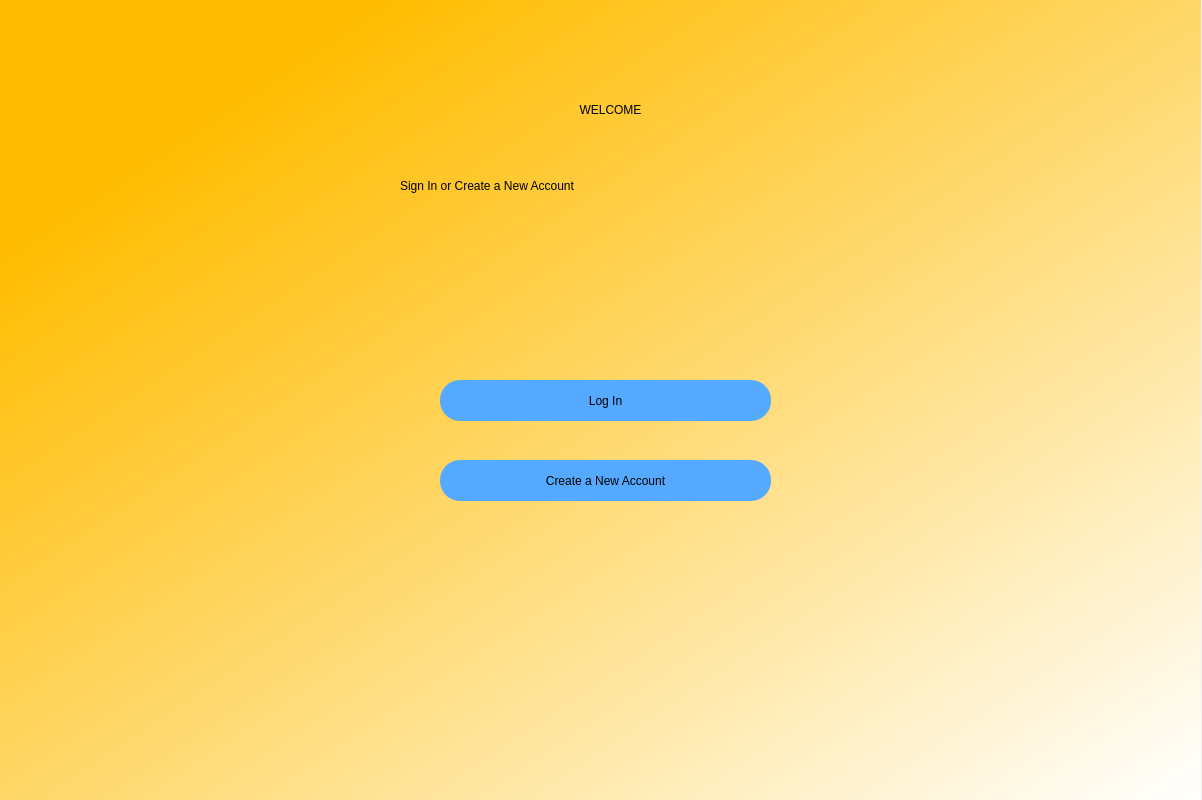
<?xml version="1.0" encoding="UTF-8"?>
<ui version="4.0">
 <class>Dialog</class>
 <widget class="QDialog" name="Dialog">
  <property name="geometry">
   <rect>
    <x>0</x>
    <y>0</y>
    <width>1202</width>
    <height>800</height>
   </rect>
  </property>
  <property name="windowTitle">
   <string>Dialog</string>
  </property>
  <widget class="QWidget" name="widget" native="true">
   <property name="geometry">
    <rect>
     <x>0</x>
     <y>0</y>
     <width>1201</width>
     <height>801</height>
    </rect>
   </property>
   <property name="styleSheet">
    <string notr="true">QWidget#widget{
background-color:qlineargradient(spread:pad, x1:0, y1:0, x2:1, y2:1, stop:0.159898 rgba(255, 188, 0, 255), stop:1 rgba(255, 255, 255, 255));}</string>
   </property>
   <widget class="QLabel" name="label">
    <property name="geometry">
     <rect>
      <x>250</x>
      <y>30</y>
      <width>721</width>
      <height>161</height>
     </rect>
    </property>
    <property name="styleSheet">
     <string notr="true">font: 36pt &quot;MS Shell Dlg 2&quot;;
</string>
    </property>
    <property name="text">
     <string>&lt;html&gt;&lt;head/&gt;&lt;body&gt;&lt;p align=&quot;center&quot;&gt;WELCOME&lt;/p&gt;&lt;/body&gt;&lt;/html&gt;</string>
    </property>
   </widget>
   <widget class="QLabel" name="label_2">
    <property name="geometry">
     <rect>
      <x>400</x>
      <y>160</y>
      <width>461</width>
      <height>51</height>
     </rect>
    </property>
    <property name="styleSheet">
     <string notr="true">font: 18pt &quot;MS Shell Dlg 2&quot;;</string>
    </property>
    <property name="text">
     <string>Sign In or Create a New Account</string>
    </property>
   </widget>
   <widget class="QPushButton" name="pushButton">
    <property name="geometry">
     <rect>
      <x>440</x>
      <y>380</y>
      <width>331</width>
      <height>41</height>
     </rect>
    </property>
    <property name="styleSheet">
     <string notr="true">border-radius:20px;
font: 14pt &quot;MS Shell Dlg 2&quot;;
background-color: rgb(85, 170, 255);</string>
    </property>
    <property name="text">
     <string>Log In</string>
    </property>
   </widget>
   <widget class="QPushButton" name="pushButton_2">
    <property name="geometry">
     <rect>
      <x>440</x>
      <y>460</y>
      <width>331</width>
      <height>41</height>
     </rect>
    </property>
    <property name="styleSheet">
     <string notr="true">border-radius:20px;
font: 14pt &quot;MS Shell Dlg 2&quot;;
background-color: rgb(85, 170, 255);</string>
    </property>
    <property name="text">
     <string>Create a New Account</string>
    </property>
   </widget>
  </widget>
 </widget>
 <resources/>
 <connections/>
</ui>
